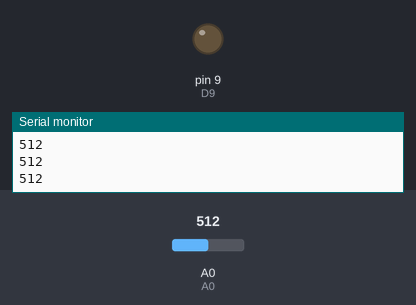
The sketch below on a simulated Arduino Uno, built with avr-gcc and run on an emulated ATmega328P. Parts: output pins drawn as LEDs (lit = HIGH), the last lines printed to the serial monitor. The test bench sets the inputs (shaded band); at power-on: A0 = 512.

Above: at 1.2 s.
1.3 s: A0 set to 983
2.8 s: A0 set to 1013
At 3.8 s:
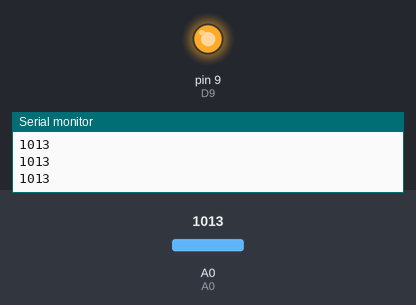
4.3 s: A0 set to 11
5.8 s: A0 set to 8
At 6.4 s:
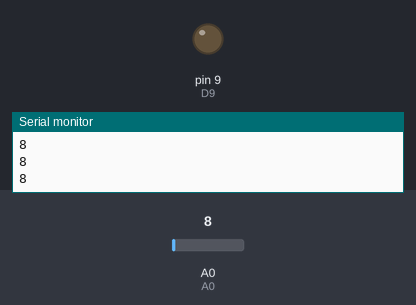
7.3 s: A0 set to 1010
At 7.6 s:
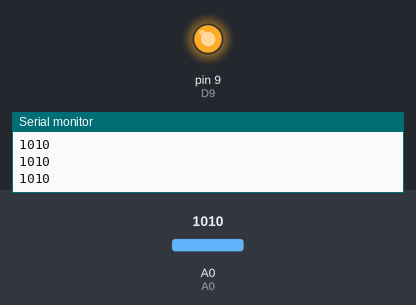
Timing chart, 0 to 9.8 s (numbered marks = the images above; inputs shaded):
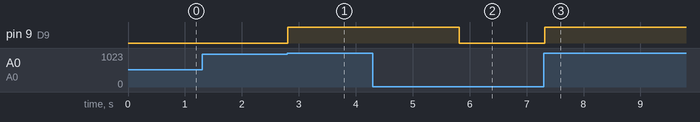

Measured:
- the behaviour switches between 1000 and 1001 on A0 (found by bisection; images 0 and 1)
- the behaviour switches between 10 and 9 on A0 (found by bisection; images 1 and 2)
- after the input at 2.8 s, pin 9 (D9): LOW → HIGH at once
- after the input at 5.8 s, pin 9 (D9): HIGH → LOW at once
- after the input at 7.3 s, pin 9 (D9): LOW → HIGH at once

The sketch:

RELE_Control_Lampara_con_Boton_v1.ino
```cpp
//control de LAMPARA CON BOTÓN Y RELE  v.1
//JAVIER S.
//Una lámpara conectada al RELE es controlado por un botón
//Mientras se presiona el botón la lampara se enciende y al soltarlo se apaga


//CONEXIONES RELE-ARDUINO

//RELE D+  - a 5V Arduino
//RELE D-  - a GND Arduino
//RELE IN  - a D9 Arduino

/*** Global variables ***/
int estado_pulsador=1023; //el pulsador pulsado=1023, no = 0
int estado_lampara=0;     // lampara ON=1, OFF=0


void setup() {
  pinMode(A0,INPUT); //A0 = ESTADO DEL PULSADOR
  pinMode(9,OUTPUT); //D9 = SEÑAL DE CONTROL que entra en RELE
  Serial.begin(9600);
  }

void loop() {
  estado_pulsador=analogRead(A0); //lee si hemos pulsado
  Serial.println(estado_pulsador);
  // si pulsamos, la lampara debe encenderse
  if (estado_pulsador > 1000) {
    estado_lampara=1; //lampara ON
    }
  // si NO pulsamos, la lampara debe apagarse
  else if (estado_pulsador < 10)  {
    estado_lampara=0; //lampara OFF
    }
  digitalWrite(9,estado_lampara); // activa/inactiva la entrada de control del relé
  delay(100);
  }
```
